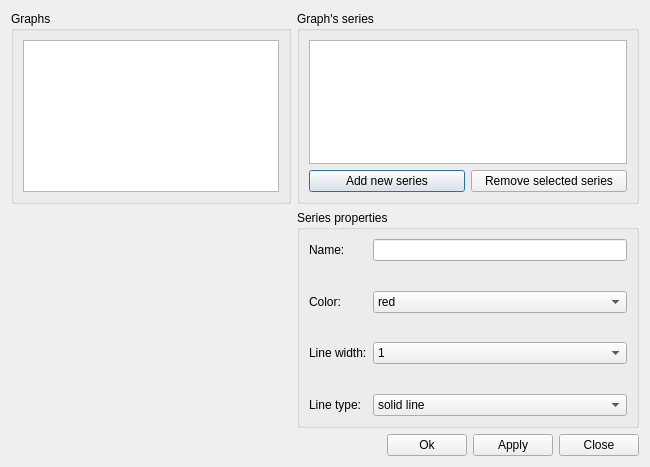
<?xml version="1.0" encoding="UTF-8"?>
<ui version="4.0">
 <class>UWatchSeriesOption</class>
 <widget class="QDialog" name="UWatchSeriesOption">
  <property name="geometry">
   <rect>
    <x>0</x>
    <y>0</y>
    <width>650</width>
    <height>467</height>
   </rect>
  </property>
  <property name="windowTitle">
   <string>Dialog</string>
  </property>
  <layout class="QFormLayout" name="formLayout_2">
   <item row="0" column="0">
    <widget class="QGroupBox" name="groupBox_3">
     <property name="title">
      <string>Graphs</string>
     </property>
     <layout class="QVBoxLayout" name="verticalLayout_3">
      <item>
       <widget class="QListWidget" name="graphsList"/>
      </item>
     </layout>
    </widget>
   </item>
   <item row="0" column="1">
    <layout class="QVBoxLayout" name="verticalLayout_2">
     <item>
      <widget class="QGroupBox" name="groupBox_4">
       <property name="title">
        <string>Graph's series</string>
       </property>
       <layout class="QVBoxLayout" name="verticalLayout_4">
        <item>
         <widget class="QListWidget" name="graphsSeriesList"/>
        </item>
        <item>
         <layout class="QHBoxLayout" name="horizontalLayout_2">
          <item>
           <widget class="QPushButton" name="addSerieButton">
            <property name="text">
             <string>Add new series</string>
            </property>
           </widget>
          </item>
          <item>
           <widget class="QPushButton" name="removeSerieButton">
            <property name="text">
             <string>Remove selected series</string>
            </property>
           </widget>
          </item>
         </layout>
        </item>
       </layout>
      </widget>
     </item>
    </layout>
   </item>
   <item row="3" column="1">
    <widget class="QGroupBox" name="groupBox_5">
     <property name="title">
      <string>Series properties</string>
     </property>
     <layout class="QVBoxLayout" name="verticalLayout_5">
      <item>
       <layout class="QFormLayout" name="formLayout">
        <item row="0" column="0">
         <widget class="QLabel" name="label">
          <property name="text">
           <string>Name:</string>
          </property>
         </widget>
        </item>
        <item row="1" column="0">
         <spacer name="verticalSpacer">
          <property name="orientation">
           <enum>Qt::Vertical</enum>
          </property>
          <property name="sizeHint" stdset="0">
           <size>
            <width>20</width>
            <height>40</height>
           </size>
          </property>
         </spacer>
        </item>
        <item row="2" column="0">
         <widget class="QLabel" name="label_3">
          <property name="text">
           <string>Color:</string>
          </property>
         </widget>
        </item>
        <item row="2" column="1">
         <widget class="QComboBox" name="serieColor">
          <item>
           <property name="text">
            <string>red</string>
           </property>
          </item>
          <item>
           <property name="text">
            <string>dark red</string>
           </property>
          </item>
          <item>
           <property name="text">
            <string>yellow</string>
           </property>
          </item>
          <item>
           <property name="text">
            <string>orange</string>
           </property>
          </item>
          <item>
           <property name="text">
            <string>green</string>
           </property>
          </item>
          <item>
           <property name="text">
            <string>dark green</string>
           </property>
          </item>
          <item>
           <property name="text">
            <string>cyan</string>
           </property>
          </item>
          <item>
           <property name="text">
            <string>dark cyan</string>
           </property>
          </item>
          <item>
           <property name="text">
            <string>blue</string>
           </property>
          </item>
          <item>
           <property name="text">
            <string>dark blue</string>
           </property>
          </item>
          <item>
           <property name="text">
            <string>magneta</string>
           </property>
          </item>
          <item>
           <property name="text">
            <string>dark magneta</string>
           </property>
          </item>
          <item>
           <property name="text">
            <string>gray</string>
           </property>
          </item>
          <item>
           <property name="text">
            <string>dark grey</string>
           </property>
          </item>
          <item>
           <property name="text">
            <string>black</string>
           </property>
          </item>
          <item>
           <property name="text">
            <string>other</string>
           </property>
          </item>
         </widget>
        </item>
        <item row="3" column="0">
         <spacer name="verticalSpacer_2">
          <property name="orientation">
           <enum>Qt::Vertical</enum>
          </property>
          <property name="sizeHint" stdset="0">
           <size>
            <width>20</width>
            <height>40</height>
           </size>
          </property>
         </spacer>
        </item>
        <item row="4" column="0">
         <widget class="QLabel" name="label_2">
          <property name="text">
           <string>Line width:</string>
          </property>
         </widget>
        </item>
        <item row="4" column="1">
         <widget class="QComboBox" name="serieLneWidth">
          <item>
           <property name="text">
            <string>1</string>
           </property>
          </item>
          <item>
           <property name="text">
            <string>2</string>
           </property>
          </item>
          <item>
           <property name="text">
            <string>3</string>
           </property>
          </item>
          <item>
           <property name="text">
            <string>4</string>
           </property>
          </item>
          <item>
           <property name="text">
            <string>5</string>
           </property>
          </item>
          <item>
           <property name="text">
            <string>6</string>
           </property>
          </item>
         </widget>
        </item>
        <item row="5" column="0">
         <spacer name="verticalSpacer_4">
          <property name="orientation">
           <enum>Qt::Vertical</enum>
          </property>
          <property name="sizeHint" stdset="0">
           <size>
            <width>20</width>
            <height>40</height>
           </size>
          </property>
         </spacer>
        </item>
        <item row="6" column="0">
         <widget class="QLabel" name="label_4">
          <property name="text">
           <string>Line type:</string>
          </property>
         </widget>
        </item>
        <item row="6" column="1">
         <widget class="QComboBox" name="serieLineType">
          <item>
           <property name="text">
            <string>solid line</string>
           </property>
          </item>
          <item>
           <property name="text">
            <string>dot line</string>
           </property>
          </item>
          <item>
           <property name="text">
            <string>dash line</string>
           </property>
          </item>
          <item>
           <property name="text">
            <string>dash dot line</string>
           </property>
          </item>
         </widget>
        </item>
        <item row="0" column="1">
         <widget class="QLineEdit" name="serieName"/>
        </item>
       </layout>
      </item>
     </layout>
    </widget>
   </item>
   <item row="5" column="1">
    <layout class="QHBoxLayout" name="horizontalLayout">
     <item>
      <spacer name="horizontalSpacer">
       <property name="orientation">
        <enum>Qt::Horizontal</enum>
       </property>
       <property name="sizeHint" stdset="0">
        <size>
         <width>40</width>
         <height>20</height>
        </size>
       </property>
      </spacer>
     </item>
     <item>
      <widget class="QPushButton" name="okButton">
       <property name="text">
        <string>Ok</string>
       </property>
      </widget>
     </item>
     <item>
      <widget class="QPushButton" name="applyButton">
       <property name="text">
        <string>Apply</string>
       </property>
      </widget>
     </item>
     <item>
      <widget class="QPushButton" name="closeButton">
       <property name="text">
        <string>Close</string>
       </property>
      </widget>
     </item>
    </layout>
   </item>
  </layout>
 </widget>
 <resources/>
 <connections/>
</ui>
